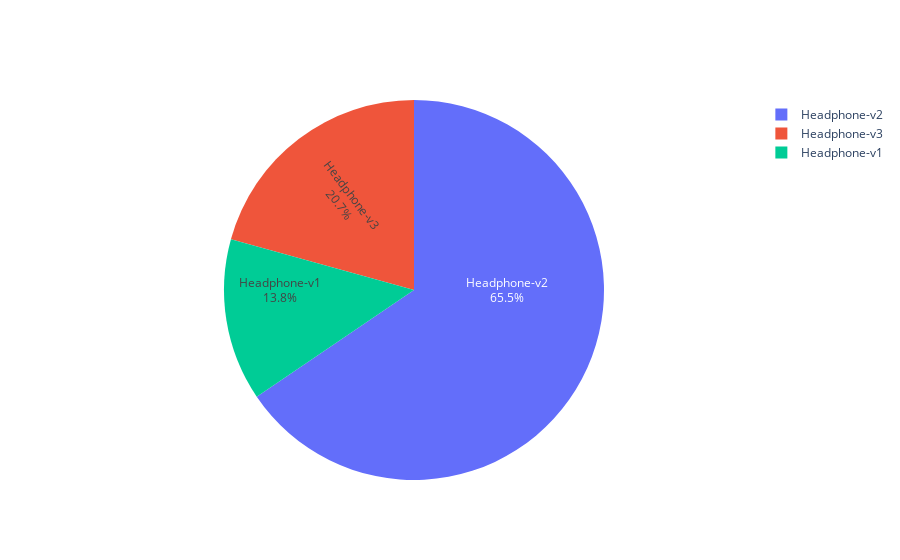

The code cell stored with this chart in its notebook:
### Code cell
htype =['Headphone-v1','Headphone-v2','Headphone-v3']

H1= data.loc[(data['HpAnswer']=='v1')].shape[0]
H2= data.loc[(data['HpAnswer']=='v2')].shape[0]
H3= data.loc[(data['HpAnswer']=='v3')].shape[0]
fig3 = go.Figure(data=[go.Pie(labels=htype, values=[H1,H2,H3], textinfo='percent+label',
                             insidetextorientation='radial')]) 
fig3.update_layout(font=dict(size=12))

### Figure 1 — Plotly figure (JSON) as saved in the notebook; plotly's stock layout.template omitted (floating-point values rounded to 4 significant figures)
{"data": [{"insidetextorientation": "radial", "labels": ["Headphone-v1", "Headphone-v2", "Headphone-v3"], "textinfo": "percent+label", "type": "pie", "values": [4, 19, 6]}], "layout": {"font": {"size": 12}}}
